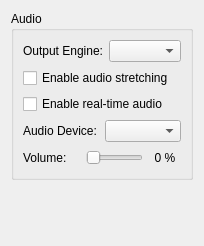
<?xml version="1.0" encoding="UTF-8"?>
<ui version="4.0">
 <class>ConfigureAudio</class>
 <widget class="QWidget" name="ConfigureAudio">
  <property name="geometry">
   <rect>
    <x>0</x>
    <y>0</y>
    <width>188</width>
    <height>246</height>
   </rect>
  </property>
  <layout class="QVBoxLayout">
   <item>
    <widget class="QGroupBox" name="groupBox">
     <property name="title">
      <string>Audio</string>
     </property>
     <layout class="QVBoxLayout">
      <item>
       <layout class="QHBoxLayout">
        <item>
         <widget class="QLabel" name="label_1">
          <property name="text">
           <string>Output Engine:</string>
          </property>
         </widget>
        </item>
        <item>
         <widget class="QComboBox" name="output_sink_combo_box"/>
        </item>
       </layout>
      </item>
      <item>
        <widget class="QCheckBox" name="toggle_audio_stretching">
          <property name="toolTip">
            <string>This post-processing effect adjusts audio speed to match emulation speed and helps prevent audio stutter. This however increases audio latency.</string>
          </property>
          <property name="text">
            <string>Enable audio stretching</string>
          </property>
        </widget>
      </item>
      <item>
        <widget class="QCheckBox" name="toggle_realtime_audio">
          <property name="toolTip">
            <string>This adjusts audio timing to match real-time speed and helps prevent audio stutter.</string>
          </property>
          <property name="text">
            <string>Enable real-time audio</string>
          </property>
        </widget>
      </item>
      <item>
       <layout class="QHBoxLayout">
        <item>
         <widget class="QLabel" name="label_2">
          <property name="text">
           <string>Audio Device:</string>
          </property>
         </widget>
        </item>
        <item>
         <widget class="QComboBox" name="audio_device_combo_box"/>
        </item>
       </layout>
      </item>
      <item>
       <layout class="QHBoxLayout" name="horizontalLayout_2">
        <property name="topMargin">
         <number>0</number>
        </property>
        <item>
         <widget class="QLabel" name="label_3">
          <property name="text">
           <string>Volume:</string>
          </property>
         </widget>
        </item>
        <item>
         <spacer name="horizontalSpacer">
          <property name="orientation">
           <enum>Qt::Horizontal</enum>
          </property>
          <property name="sizeHint" stdset="0">
           <size>
            <width>40</width>
            <height>20</height>
           </size>
          </property>
         </spacer>
        </item>
        <item>
         <widget class="QSlider" name="volume_slider">
          <property name="sizePolicy">
           <sizepolicy hsizetype="Expanding" vsizetype="Fixed">
            <horstretch>0</horstretch>
            <verstretch>0</verstretch>
           </sizepolicy>
          </property>
          <property name="maximum">
           <number>100</number>
          </property>
          <property name="pageStep">
           <number>10</number>
          </property>
          <property name="orientation">
           <enum>Qt::Horizontal</enum>
          </property>
         </widget>
        </item>
        <item>
         <widget class="QLabel" name="volume_indicator">
          <property name="minimumSize">
           <size>
            <width>32</width>
            <height>0</height>
           </size>
          </property>
          <property name="text">
           <string>0 %</string>
          </property>
          <property name="alignment">
           <set>Qt::AlignCenter</set>
          </property>
         </widget>
        </item>
       </layout>
      </item>
     </layout>
    </widget>
   </item>
   <item>
    <spacer>
     <property name="orientation">
      <enum>Qt::Vertical</enum>
     </property>
     <property name="sizeHint" stdset="0">
      <size>
       <width>167</width>
       <height>55</height>
      </size>
     </property>
    </spacer>
   </item>
  </layout>
 </widget>
 <resources/>
 <connections/>
</ui>
